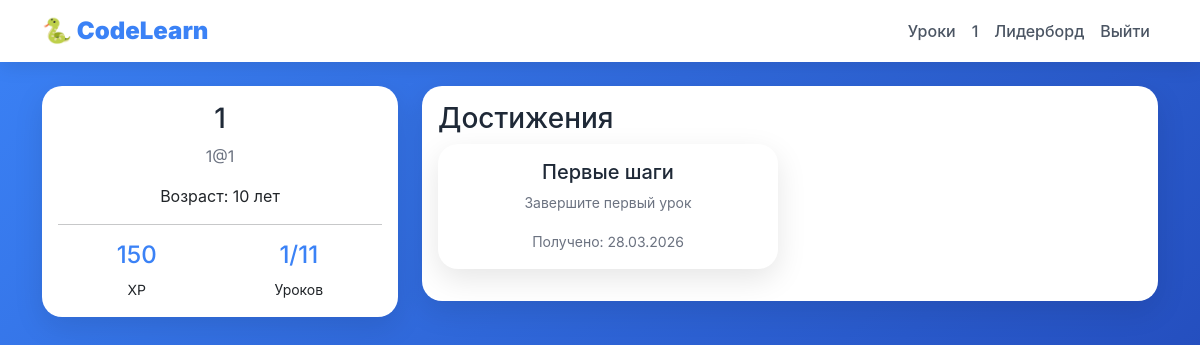
The page /profile (signed in) on the database as committed earlier.
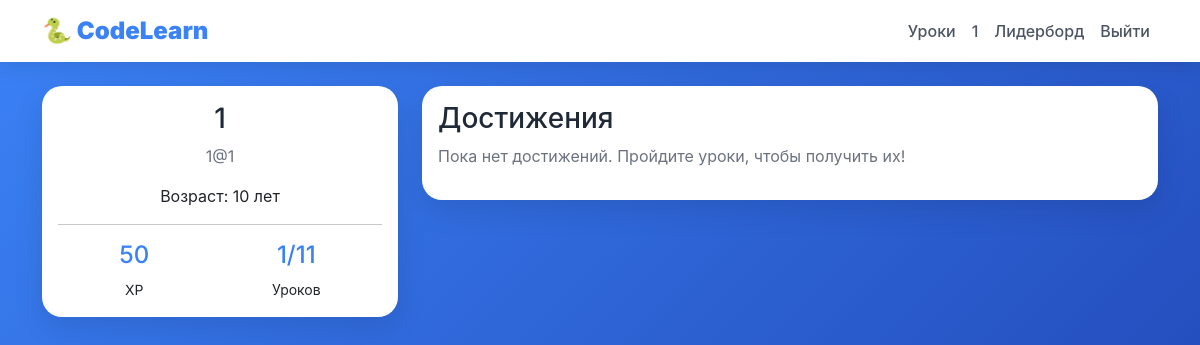
The same page on the database as committed later.
### data/user_achievement.py (models this page shows)
class UserAchievement(SqlAlchemyBase, SerializerMixin):
    __tablename__ = 'user_achievements'
    id = sqlalchemy.Column(sqlalchemy.Integer, primary_key=True, autoincrement=True)
    user_id = sqlalchemy.Column(sqlalchemy.Integer, sqlalchemy.ForeignKey('users.id'))
    achievement_id = sqlalchemy.Column(sqlalchemy.Integer, sqlalchemy.ForeignKey('achievements.id'))
    earned_at = sqlalchemy.Column(sqlalchemy.DateTime, default=datetime.datetime.now)
    user = orm.relationship('User', back_populates='achievements')
    achievement = orm.relationship('Achievement', back_populates='user_achievements')

### data/achievement.py (models this page shows)
class Achievement(SqlAlchemyBase, SerializerMixin):
    __tablename__ = 'achievements'
    id = sqlalchemy.Column(sqlalchemy.Integer, primary_key=True, autoincrement=True)
    name = sqlalchemy.Column(sqlalchemy.String, nullable=False)
    description = sqlalchemy.Column(sqlalchemy.String)
    icon = sqlalchemy.Column(sqlalchemy.String, default='🏆')
    xp_reward = sqlalchemy.Column(sqlalchemy.Integer, default=0)
    required_xp = sqlalchemy.Column(sqlalchemy.Integer)
    required_lessons = sqlalchemy.Column(sqlalchemy.Integer)
    required_modules = sqlalchemy.Column(sqlalchemy.Integer)
    user_achievements = orm.relationship('UserAchievement', back_populates='achievement')

### main.py (the view)
@app.route('/profile')
@login_required
def profile():
    db_sess = get_db()
    progress = db_sess.query(UserProgress).filter(UserProgress.user_id == current_user.id).first()
    total_xp = progress.total_xp if progress else 0
    completed_lessons_count = len(progress.completed_lessons.split(',')) if progress and progress.completed_lessons else 0
    total_lessons = db_sess.query(Lesson).count()
    user_achievements = db_sess.query(UserAchievement).filter(UserAchievement.user_id == current_user.id).join(Achievement).all()
    return render_template("profile.html", user=current_user, total_xp=total_xp, completed_lessons=completed_lessons_count, total_lessons=total_lessons, achievements=user_achievements)

### data/db_session.py (called while the page is built)
def create_session() -> Session:
    global __factory
    return __factory()

### main.py (called while the page is built)
@app.teardown_appcontext
def shutdown_session(exception=None):
    db_sess = getattr(g, '_db_session', None)
    if db_sess:
        db_sess.close()

def get_db():
    if not hasattr(g, '_db_session'):
        g._db_session = db_session.create_session()
    return g._db_session

@login_manager.user_loader
def load_user(user_id):
    db_sess = get_db()
    return db_sess.get(User, user_id)

### templates/profile.html (shortened to what this page needs)
{% extends "base.html" %}
{% block content %}
<div class="row">
    <div class="col-md-4">
        <div class="card text-center">
            <div class="card-body">
                <h3>{{ user.name }}</h3>
                <p class="text-muted">{{ user.email }}</p>
                <p>Возраст: {{ user.age }} лет</p>
                <hr>
                <div class="d-flex justify-content-around">
                    <div>
                        <h4 style="color: #3b82f6;">{{ total_xp }}</h4>
                        <small>XP</small>
                    </div>
                    <div>
                        <h4 style="color: #3b82f6;">{{ completed_lessons }}/{{ total_lessons }}</h4>
                        <small>Уроков</small>
                    </div>
                </div>
            </div>
        </div>
    </div>
    <div class="col-md-8">
        <div class="card">
            <div class="card-body">
                <h3>Достижения</h3>
                {% if achievements %}
                    <div class="row">
                        {% for ua in achievements %}
                            <div class="col-md-6 mb-3">
                                <div class="card text-center">
                                    <div class="card-body">
                                        <h5>{{ ua.achievement.name }}</h5>
                                        <p class="small text-muted">{{ ua.achievement.description }}</p>
                                        <small class="text-muted">Получено: {{ ua.earned_at.strftime('%d.%m.%Y') }}</small>
                                    </div>
                                </div>
                            </div>
                        {% endfor %}
                    </div>
                {% else %}
                    <p class="text-muted">Пока нет достижений. Пройдите уроки, чтобы получить их!</p>
                {% endif %}
            </div>
        </div>
    </div>
</div>
{% endblock %}

Rows that differ between the two databases and show on the page:
removed UserAchievement: achievement.name "Первые шаги", achievement.description "Завершите первый урок", earned_at "28.03.2026"
Other text that changed with them:
{{ total_xp }}: "150" → "50"
text now shown: "Пока нет достижений. Пройдите уроки, чтобы получить их!"
